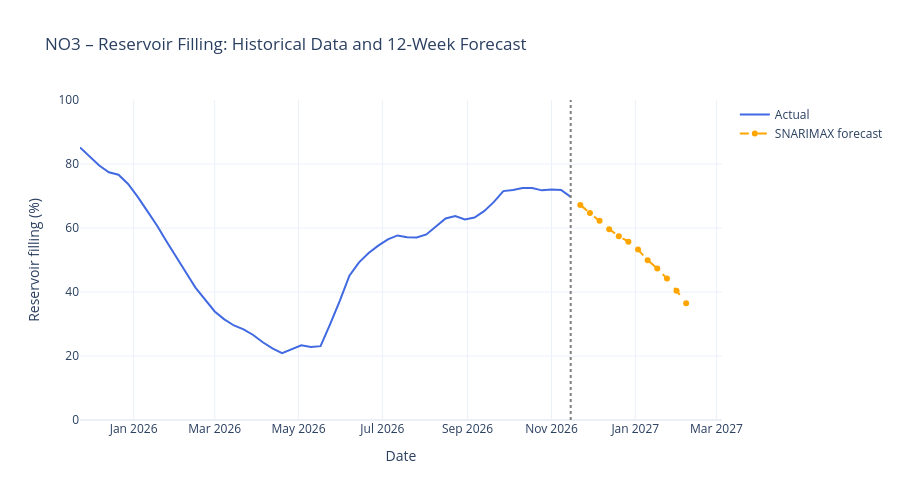

Notebook code for this chart:
### Code cell
# Historical observations
df_history = df_region.copy()
df_history["dato_Id"] = pd.to_datetime(df_history["dato_Id"])
df_history = df_history.sort_values("dato_Id").tail(52)

# Future predictions
df_forecast = forecast_future.copy()

fig = go.Figure()

# Actual historical values
fig.add_trace(go.Scatter(
    x=df_history["dato_Id"],
    y=df_history["fyllingsgrad"] * 100,
    mode="lines",
    name="Actual",
    line=dict(color="royalblue", width=2)
))

# Future forecast
fig.add_trace(go.Scatter(
    x=df_forecast["date"],
    y=df_forecast["predicted"] * 100,
    mode="lines+markers",
    name="SNARIMAX forecast",
    line=dict(color="orange", width=2, dash="dash")
))

# Mark the forecast origin
fig.add_shape(
    type="line",
    x0=df_history["dato_Id"].max(),
    x1=df_history["dato_Id"].max(),
    y0=0,
    y1=1,
    yref="paper",
    line=dict(color="gray", dash="dot")
)

fig.update_layout(
    title="NO3 – Reservoir Filling: Historical Data and 12-Week Forecast",
    xaxis_title="Date",
    yaxis_title="Reservoir filling (%)",
    hovermode="x unified",
    template="plotly_white",
    height=500
)

fig.update_yaxes(range=[0, 100])

fig.show()
